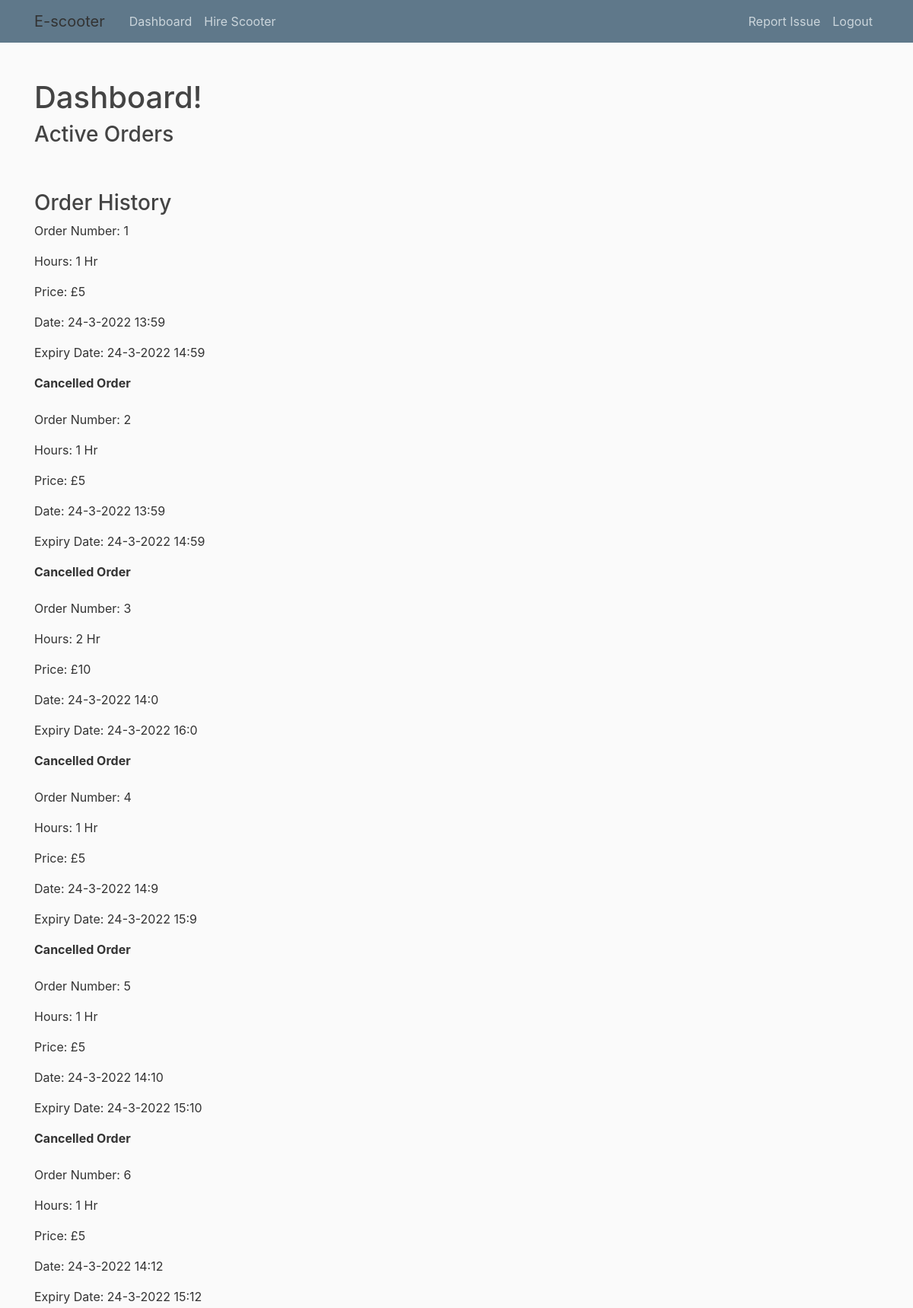
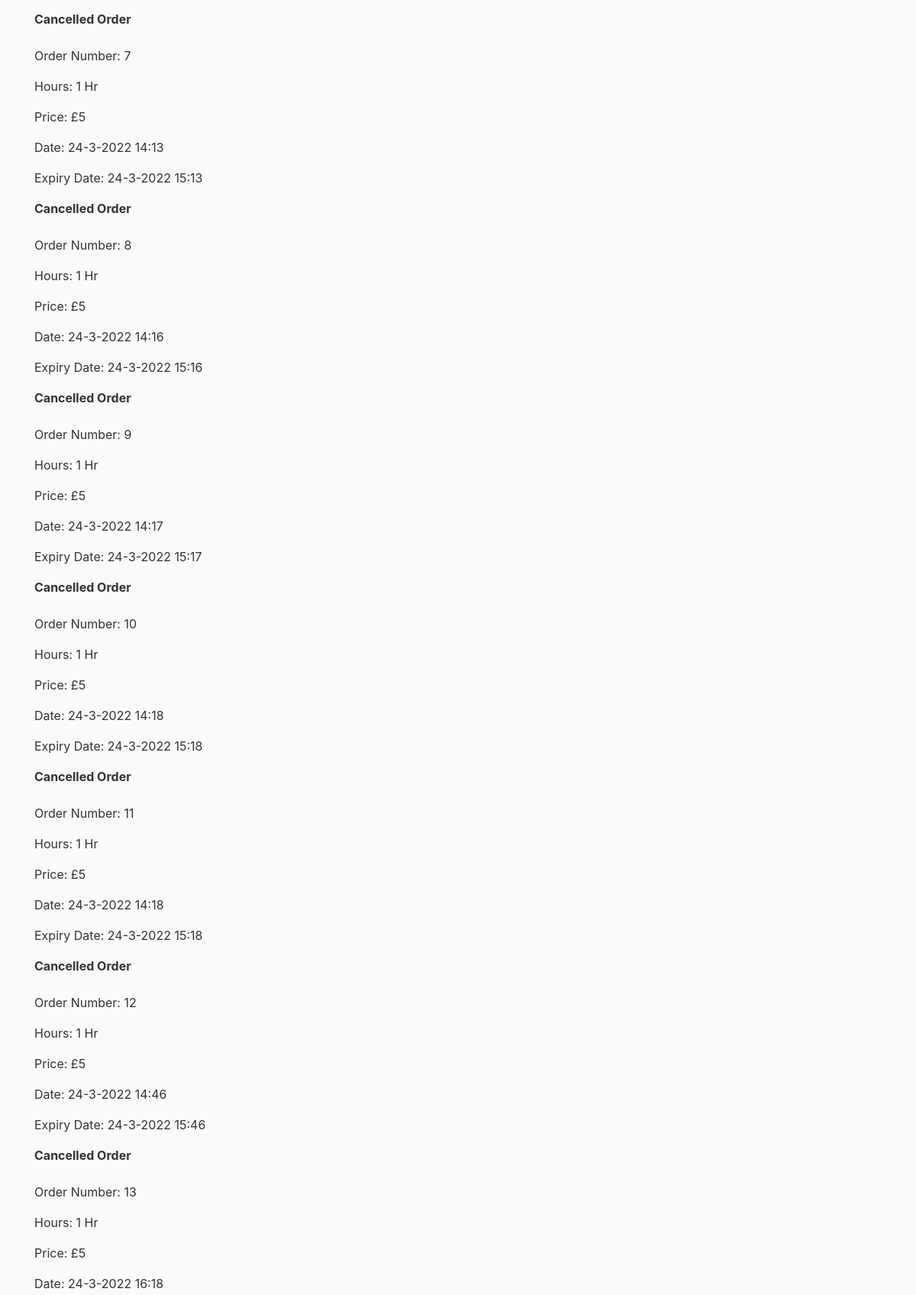
Page /dashboard (signed in, upper part) on the committed database (2 pictures, top to bottom).
### app/models.py (models this page shows)
class Booking(db.Model):
    __tablename__ = "bookings"
    id = db.Column(db.Integer, primary_key=True)
    ScooterID = db.Column(db.Integer, ForeignKey("scooters.id"))
    UserID = db.Column(db.Integer, ForeignKey("users.id"))
    numHours = db.Column(db.Integer, nullable = False)
    date = db.Column(db.DateTime, nullable = False)
    expiry = db.Column(db.DateTime)
    price = db.Column(db.Integer, nullable = False)
    cancelled = db.Column(db.Boolean, default = False, nullable=False)

### app/views.py (the view)
@app.route("/dashboard")
def dashboard():
    if not session.get('email'):
        return redirect("/")
    elif session.get('admin') != 0:
        return redirect("/admin")
    else:
        user = models.User.query.filter_by(email = session['email']).first()
        orders = models.Booking.query.filter_by(UserID = user.id).all()
        active_id = []
        current_date = datetime.now()
        for o in orders:
            if (current_date < (o.expiry)):
                active_id.append(o.id)
        return render_template("dashboard.html", title='Dashboard', orders=orders, active= active_id)

### app/templates/dashboard.html (shortened to what this page needs)
{% extends "base.html" %}
{% block content %}
<head>
</head>
<body>
    <h1>Dashboard!</h1>
    <h3>Active Orders</h3>
    <br> </br>
    <h3>Order History</h3>
    {% for elem in orders %}
        {% if elem.id not in active or elem.cancelled %}
            <p>Order Number: {{elem.id}}</p>
            <p>Hours: {{elem.numHours}} Hr</p>
            <p>Price: £{{elem.price}}</p>
            <p>Date: {{elem.date.day}}-{{elem.date.month}}-{{elem.date.year}} {{elem.date.hour}}:{{elem.date.minute}}</p>
            <p>Expiry Date: {{elem.expiry.day}}-{{elem.expiry.month}}-{{elem.expiry.year}} {{elem.expiry.hour}}:{{elem.expiry.minute}}</p>
            {% if elem.cancelled %}
            <b>Cancelled Order</b>
            {% endif %}
            <br> </br>
        {% endif %}
    {% endfor %}
</body>
{% endblock content %}

### app/templates/base.html (shortened to what this page needs)
<!doctype html>
<html lang="en">
  <head>
    <link rel="stylesheet" href="https://stackpath.bootstrapcdn.com/bootstrap/4.3.1/css/bootstrap.min.css">
    <link rel="stylesheet" type="text/css" href="{{ url_for('static', filename='style.css')}}">
  </head>
    <header class="site-header">
      <nav class="navbar navbar-expand-md navbar-dark bg-steel fixed-top">
        <div class="container">
          <a class="navbar-brand mr-4">E-scooter</a>
          <div class="collapse navbar-collapse" id="navbarToggle">
            <div class="navbar-nav mr-auto">
              {% if session.get("email") %}
                <a class="nav-item nav-link" href="/dashboard">Dashboard</a>
                <a class="nav-item nav-link" href="/hire_scooter">Hire Scooter</a>
              {% endif %}
            </div>
            <div class="navbar-nav">
              {% if session.get("email") %}
                <a class="nav-item nav-link" href="/report">Report Issue</a>
                <a class="nav-item nav-link" href="/logout">Logout</a>
              {% else %}
                <a class="nav-item nav-link" href="/">Login</a>
                <a class="nav-item nav-link" href="/register">Register</a>
              {% endif %}
            </div>
          </div>
        </div>
      </nav>
    </header>
    <div>
    <br>
    </div>
    <div class = 'container'>
      {% block content %}{% endblock %}
    </div>
  </body>
</html>

### app/static/style.css (style rules this page uses)
body { background: #fafafa; color: #333333; margin-top: 5rem; }
h1, h2, h3, h4, h5, h6 { color: #444444; }
.bg-steel { background-color: #5f788a; }
.site-header .navbar-nav .nav-link { color: #cbd5db; }

### rows in the picture
Booking: id "1", numHours "1", price "5", date.day "24", date.month "3", date.year "2022", date.hour "13", date.minute "59", expiry.day "24", expiry.month "3", expiry.year "2022", expiry.hour "14", expiry.minute "59", cancelled "Cancelled Order"
Booking: id "2", numHours "1", price "5", date.day "24", date.month "3", date.year "2022", date.hour "13", date.minute "59", expiry.day "24", expiry.month "3", expiry.year "2022", expiry.hour "14", expiry.minute "59", cancelled "Cancelled Order"
Booking: id "3", numHours "2", price "10", date.day "24", date.month "3", date.year "2022", date.hour "14", date.minute "0", expiry.day "24", expiry.month "3", expiry.year "2022", expiry.hour "16", expiry.minute "0", cancelled "Cancelled Order"
Booking: id "4", numHours "1", price "5", date.day "24", date.month "3", date.year "2022", date.hour "14", date.minute "9", expiry.day "24", expiry.month "3", expiry.year "2022", expiry.hour "15", expiry.minute "9", cancelled "Cancelled Order"
Booking: id "5", numHours "1", price "5", date.day "24", date.month "3", date.year "2022", date.hour "14", date.minute "10", expiry.day "24", expiry.month "3", expiry.year "2022", expiry.hour "15", expiry.minute "10", cancelled "Cancelled Order"
Booking: id "6", numHours "1", price "5", date.day "24", date.month "3", date.year "2022", date.hour "14", date.minute "12", expiry.day "24", expiry.month "3", expiry.year "2022", expiry.hour "15", expiry.minute "12", cancelled "Cancelled Order"
Booking: id "7", numHours "1", price "5", date.day "24", date.month "3", date.year "2022", date.hour "14", date.minute "13", expiry.day "24", expiry.month "3", expiry.year "2022", expiry.hour "15", expiry.minute "13", cancelled "Cancelled Order"
Booking: id "8", numHours "1", price "5", date.day "24", date.month "3", date.year "2022", date.hour "14", date.minute "16", expiry.day "24", expiry.month "3", expiry.year "2022", expiry.hour "15", expiry.minute "16", cancelled "Cancelled Order"
Booking: id "9", numHours "1", price "5", date.day "24", date.month "3", date.year "2022", date.hour "14", date.minute "17", expiry.day "24", expiry.month "3", expiry.year "2022", expiry.hour "15", expiry.minute "17", cancelled "Cancelled Order"
Booking: id "10", numHours "1", price "5", date.day "24", date.month "3", date.year "2022", date.hour "14", date.minute "18", expiry.day "24", expiry.month "3", expiry.year "2022", expiry.hour "15", expiry.minute "18", cancelled "Cancelled Order"
Booking: id "11", numHours "1", price "5", date.day "24", date.month "3", date.year "2022", date.hour "14", date.minute "18", expiry.day "24", expiry.month "3", expiry.year "2022", expiry.hour "15", expiry.minute "18", cancelled "Cancelled Order"
Booking: id "12", numHours "1", price "5", date.day "24", date.month "3", date.year "2022", date.hour "14", date.minute "46", expiry.day "24", expiry.month "3", expiry.year "2022", expiry.hour "15", expiry.minute "46", cancelled "Cancelled Order"
Booking: id "13", numHours "1", price "5", date.day "24", date.month "3", date.year "2022", date.hour "16", date.minute "18"
